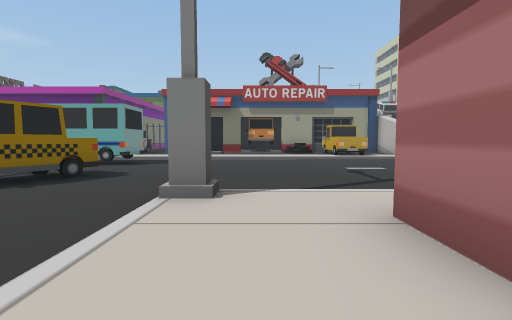
View 1 (above)

16 first-person views from a walk through a scene from a Unity 3-D project. The camera is 1.2 m above the floor, tilts 4° down and sees 85° across. The floor is counted in squares, 2 m on a side. Each view is taken from the middle of a square. On the plan, view 1 faces up. The plan holds only what a view shows up to about 9 squares ahead; the rest is blank. The place goes on beyond the plan.

View 2
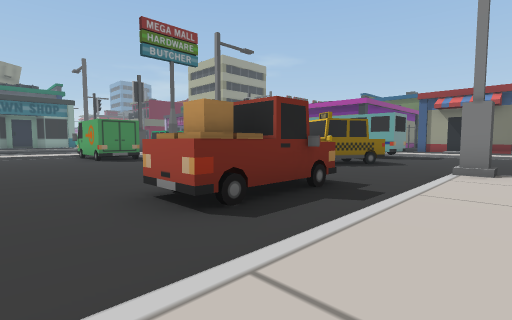

View 3
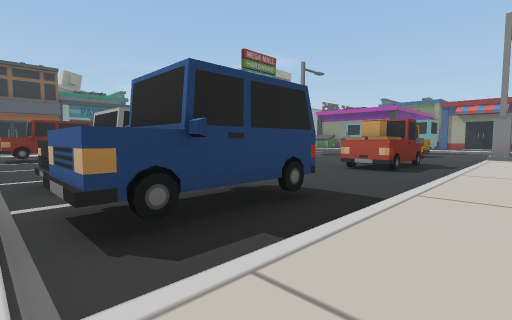

View 4
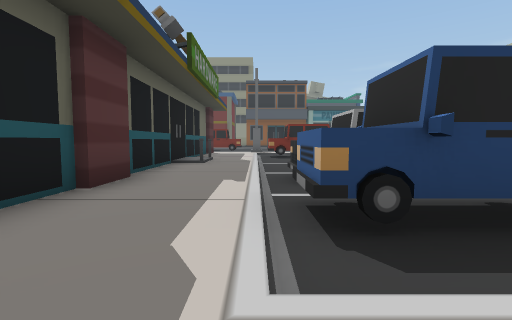

View 5
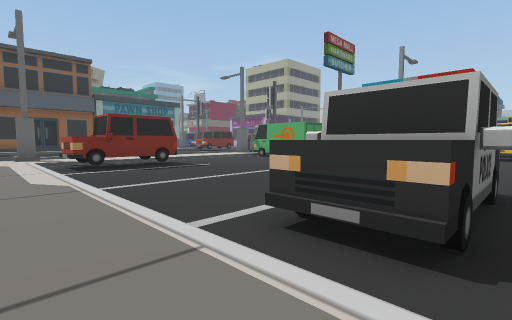

View 6
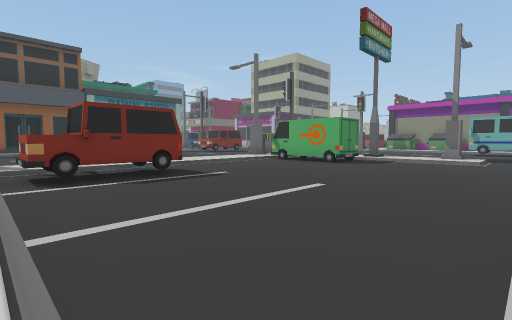

View 7
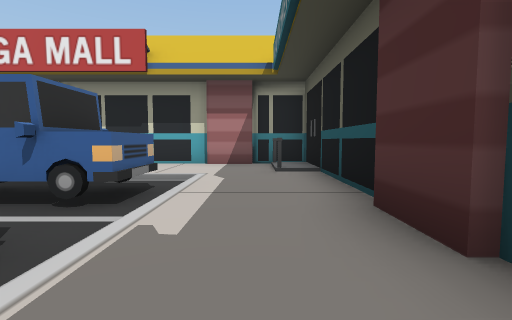

View 8
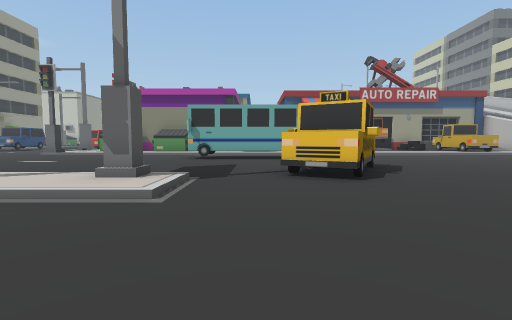

View 9
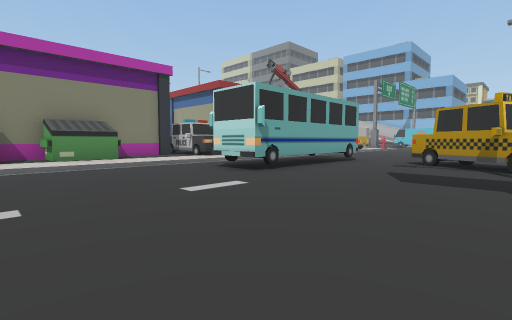

View 10
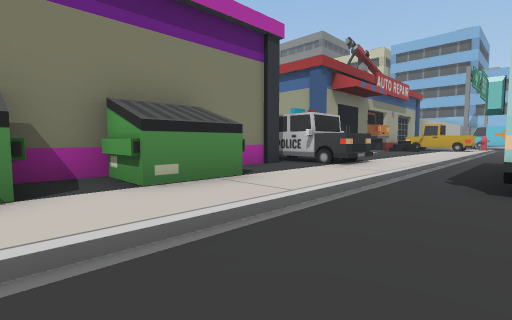

View 11
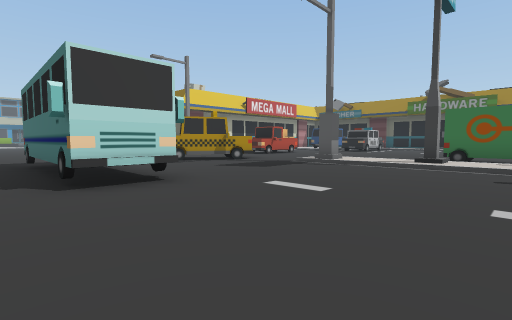

View 12
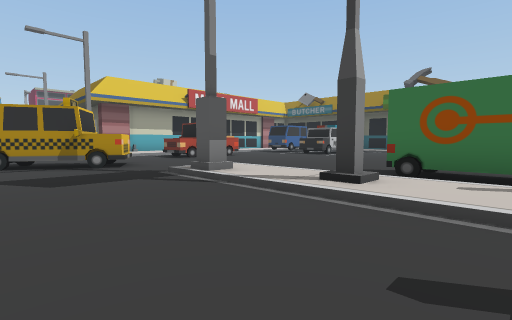

View 13
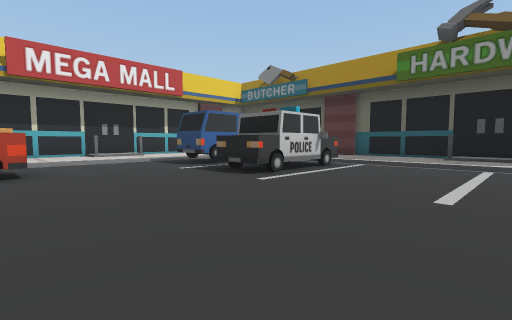

View 14
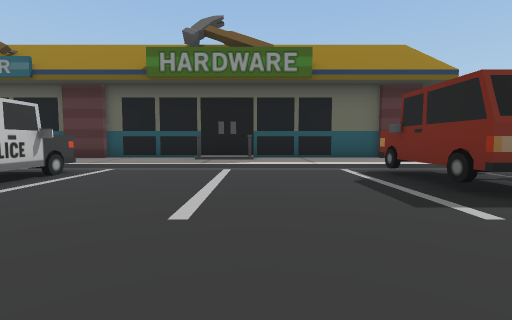

View 15
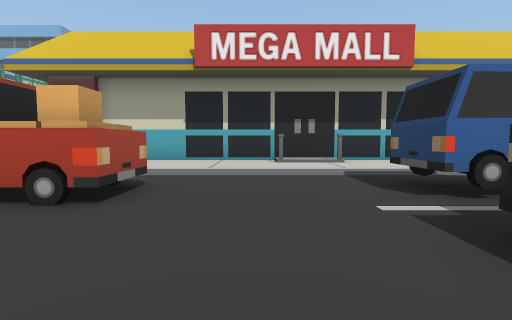

View 16
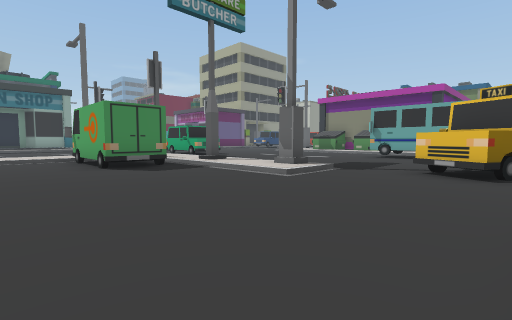

### Floor plan
Key: @ floor where view 1 was taken; # wall or solid block; . main floor; : floor 0.25 m higher than the main floor; / step, stairs or slope; B bus; C car; A van; U building; M dumpster; O other object.
Columns run from 12 left of view 1 to 4 right of it. Each row starts with its distance up from view 1.
 14      UO
 13 MMMM#OOO:
 12 MMMM::O::::
 11 ::::::::::::
 10 .............
  9 ....B####........
  8 ....#####........
  7 ................
  6 ........OO......
  5 .......##.......
  4 .......O#......
  3 ::#:#/.O...#:::
  2 //////...../:#
  1 ##.......OO/:#
  0 #A.......O./@#
 -1 .........O./:#
 -2 .........../:#
 -3 .........../:#
 -4 .........../:#
 -5 C......O.CC/:#
 -6 C......OOCC/:#
 -7 CC.....O.CC/:#
 -8 ////////////:#
 -9 :::::::::::::#
-10 ##############

Where each view was taken, in squares from view 1:
view 1: 0 up, 0 right, facing up
view 2: 3 down, 0 right, facing up-left
view 3: 8 down, 0 right, facing up-left
view 4: 8 down, 0 right, facing left
view 5: 9 down, 4 left, facing up-left
view 6: 8 down, 6 left, facing up-left
view 7: 9 down, 6 left, facing right
view 8: 1 down, 6 left, facing up
view 9: 4 up, 12 left, facing up-right
view 10: 9 up, 12 left, facing up-right
view 11: 10 up, 12 left, facing down-right
view 12: 6 up, 12 left, facing down-right
view 13: 1 down, 9 left, facing down-right
view 14: 2 down, 9 left, facing down
view 15: 3 down, 6 left, facing right
view 16: 2 down, 4 left, facing up-left
